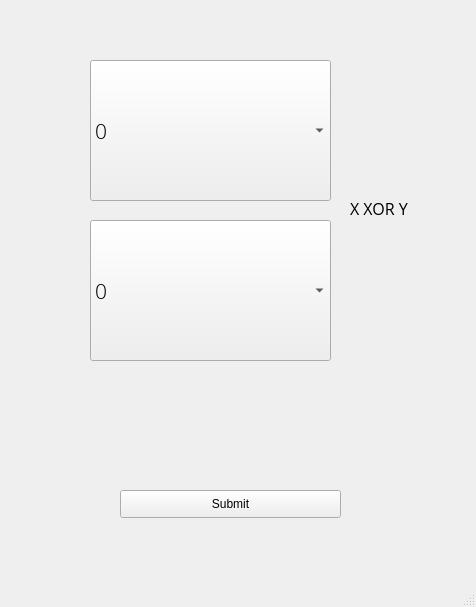
<?xml version="1.0" encoding="UTF-8"?>
<ui version="4.0">
 <class>MainWindow</class>
 <widget class="QMainWindow" name="MainWindow">
  <property name="geometry">
   <rect>
    <x>0</x>
    <y>0</y>
    <width>476</width>
    <height>607</height>
   </rect>
  </property>
  <property name="windowTitle">
   <string>MainWindow</string>
  </property>
  <widget class="QWidget" name="centralwidget">
   <widget class="QComboBox" name="comboX">
    <property name="geometry">
     <rect>
      <x>90</x>
      <y>60</y>
      <width>241</width>
      <height>141</height>
     </rect>
    </property>
    <property name="font">
     <font>
      <family>Open Sans Light</family>
      <pointsize>16</pointsize>
     </font>
    </property>
    <item>
     <property name="text">
      <string>0</string>
     </property>
    </item>
    <item>
     <property name="text">
      <string>1</string>
     </property>
    </item>
   </widget>
   <widget class="QComboBox" name="comboY">
    <property name="geometry">
     <rect>
      <x>90</x>
      <y>220</y>
      <width>241</width>
      <height>141</height>
     </rect>
    </property>
    <property name="font">
     <font>
      <family>Open Sans Light</family>
      <pointsize>16</pointsize>
     </font>
    </property>
    <item>
     <property name="text">
      <string>0</string>
     </property>
    </item>
    <item>
     <property name="text">
      <string>1</string>
     </property>
    </item>
   </widget>
   <widget class="QPushButton" name="pushButton">
    <property name="geometry">
     <rect>
      <x>120</x>
      <y>490</y>
      <width>221</width>
      <height>28</height>
     </rect>
    </property>
    <property name="text">
     <string>Submit</string>
    </property>
   </widget>
   <widget class="QLabel" name="label">
    <property name="geometry">
     <rect>
      <x>350</x>
      <y>200</y>
      <width>111</width>
      <height>16</height>
     </rect>
    </property>
    <property name="font">
     <font>
      <family>Open Sans</family>
      <pointsize>12</pointsize>
     </font>
    </property>
    <property name="text">
     <string>X XOR Y</string>
    </property>
   </widget>
  </widget>
  <widget class="QMenuBar" name="menubar">
   <property name="geometry">
    <rect>
     <x>0</x>
     <y>0</y>
     <width>476</width>
     <height>26</height>
    </rect>
   </property>
  </widget>
  <widget class="QStatusBar" name="statusbar"/>
 </widget>
 <resources/>
 <connections/>
</ui>
